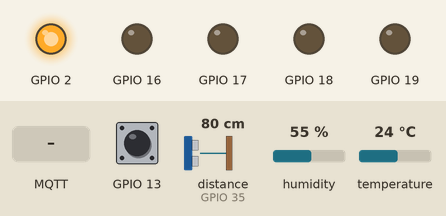
Simulated run of this sketch. Board: ESP32. Parts: output pins drawn as LEDs (lit = HIGH). Inputs (shaded band) come from the test bench; at power-on: GPIO 13 HIGH, distance to the obstacle (sensor on GPIO 35) 80 cm, humidity 55 %, temperature 24 °C. WiFi joins after 1.5 s; servers stay silent unless stated; random numbers use the default seed unless the sketch sets one; no MQTT or app messages arrive unless stated; what the sketch prints to the serial monitor is not drawn.

Above: at 2.7 s.
2.8 s: MQTT message "A" arrives on the first subscribed topic
At 3.5 s:
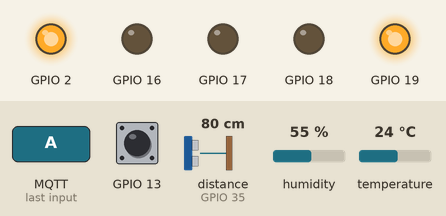
4.3 s: MQTT message "B" arrives on the first subscribed topic
At 5.1 s:
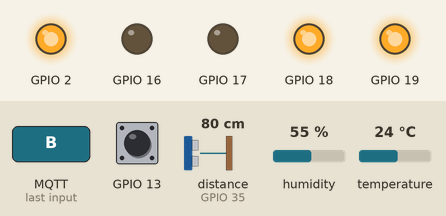
5.8 s: MQTT message "a" arrives on the first subscribed topic
At 6.7 s:
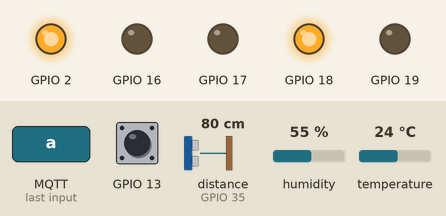
7.3 s: MQTT message "C" arrives on the first subscribed topic
At 8.4 s:
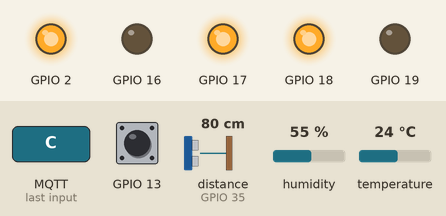
8.8 s: MQTT message "b" arrives on the first subscribed topic
At 10.0 s:
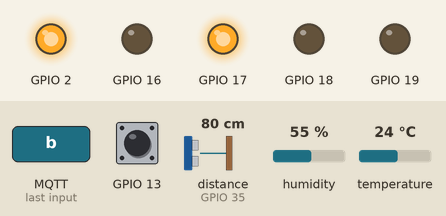
10.3 s: MQTT message "D" arrives on the first subscribed topic
At 11.7 s:
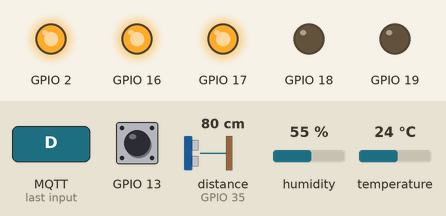
Timing chart, 0 to 12.8 s (numbered marks = the images above; inputs shaded):
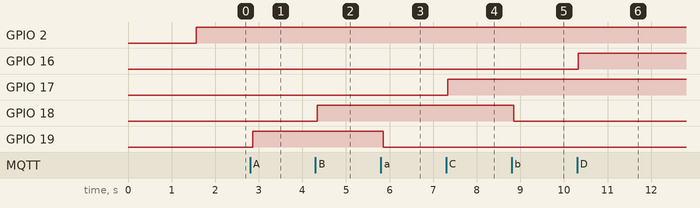

The sketch:

aula_final_IoT.ino
```cpp
#include <WiFi.h>
#include <PubSubClient.h>
#include <Ultrasonic.h>

//leitor de temperatura
#include <DFRobot_DHT11.h>
DFRobot_DHT11 DHT;
#define DHT11_PIN 23

Ultrasonic ultrasonic(32, 35);
const char* ssid = "Sala_C37";
const char* password = "Treinamento_IoT";
const char* mqtt_server = "xxx.xxx.x.xxx";

//variaveis para o ESP receber do NOD RED:
String my_payload;
String my_topic;

//variaveis para o NOD RED receber do ESP32 analogicos:
int valor;
int T_valor;
int distancia;
int T_distancia;
int Potenc;
int T_Potenc;
int T_dht;
//variaveis para o NOD RED receber do ESP32 digitais:
bool FLAG1;

WiFiClient Cliente_AHS;
PubSubClient client(Cliente_AHS);

void setup_wifi() {

  delay(10);
  Serial.println();
  Serial.print("Connecting to ");
  Serial.println(ssid);
  WiFi.begin(ssid, password);

  while (WiFi.status() != WL_CONNECTED) {
    delay(500);
    Serial.print(".");
  }

  Serial.println("WiFi connected");
  Serial.println("IP address: ");
  Serial.print(WiFi.localIP());
}


void callback(char* topic, byte* payload, unsigned int length)
 {
   String conc_payload;
  for (int i = 0; i < length; i++)
   {
    conc_payload += ((char)payload[i]);
  }
    my_payload = conc_payload;
    my_topic = topic;
}
void reconnect()
 {

  while (!client.connected()) {
    Serial.print("Attempting MQTT connection...");

    if (client.connect("Cliente_AHS"))
    {
        Serial.println("connected");
        client.subscribe("LUZ_AHS");
    } else {
      Serial.print("failed");
      Serial.println(" try again in 5 seconds");
      delay(5000);
    }
  }
}

void setup() {
  Serial.begin(115200);
  setup_wifi();
  client.setServer(mqtt_server, 1883);
  client.setCallback(callback);
  pinMode(2,OUTPUT);
  pinMode(19,OUTPUT);
  pinMode(18,OUTPUT);
  pinMode(17,OUTPUT);
  pinMode(16,OUTPUT);
}

void LED_Conexao()
{
  if (WiFi.status() == WL_CONNECTED)
  digitalWrite(2,HIGH);
  else
  digitalWrite(2,LOW);
}
void loop()
  {
    reconnect();
    client.loop();
    LED_Conexao();
    analogicos();
    digitais();
    Comando();
  }
  
```

analogicos.ino
```cpp
void analogicos()
{
  //ultrassom

  distancia = ultrasonic.read();
  if(millis()>= T_distancia + 1000)
  {
    T_distancia = millis();

  client.publish("ultrassonicAHS",String(distancia).c_str());
  }

  //randomico

  valor= random(0,100);
  if(millis() >= T_valor +1000)
  {
    T_valor = millis();
    client.publish("Rand_AHS",String(valor).c_str());
  }

 //temperatura

  DHT.read(DHT11_PIN);
  if(millis() >= T_dht +1000)
  {
    T_dht = millis();
    client.publish("Temp_AHS",String(DHT.temperature).c_str());
  }
}
```

digitais.ino
```cpp
void digitais()
{
 if((digitalRead(13)==LOW)&&(FLAG1==LOW))
 {
   FLAG1=1;
   client.publish("Sensor_AHS",String("Ativado").c_str());
 }
 if((digitalRead(13)==HIGH)&&(FLAG1==HIGH))
 {
   FLAG1=0;
   client.publish("Sensor_AHS",String("Desativado").c_str());
 }
}
void Comando()
{
  //controle rele 19
  if (my_payload =="A")
  digitalWrite(19,HIGH);
  if (my_payload =="a")
  digitalWrite(19,LOW);

  //controle rele 18
  if (my_payload =="B")
  digitalWrite(18,HIGH);
  if (my_payload =="b")
  digitalWrite(18,LOW);

  //controle rele 17
  if (my_payload =="C")
  digitalWrite(17,HIGH);
  if (my_payload =="c")
  digitalWrite(17,LOW);

  //controle rele 16
  if (my_payload =="D")
  digitalWrite(16,HIGH);
  if (my_payload =="d")
  digitalWrite(16,LOW);
}
```

Measured:
- after the input at 2.8 s, GPIO 19: LOW → HIGH after 0.06 s
- after the input at 4.3 s, GPIO 18: LOW → HIGH at once
- after the input at 5.8 s, GPIO 19: HIGH → LOW after 0.06 s
- after the input at 7.3 s, GPIO 17: LOW → HIGH at once
- after the input at 8.8 s, GPIO 18: HIGH → LOW after 0.05 s
- after the input at 10.3 s, GPIO 16: LOW → HIGH at once
